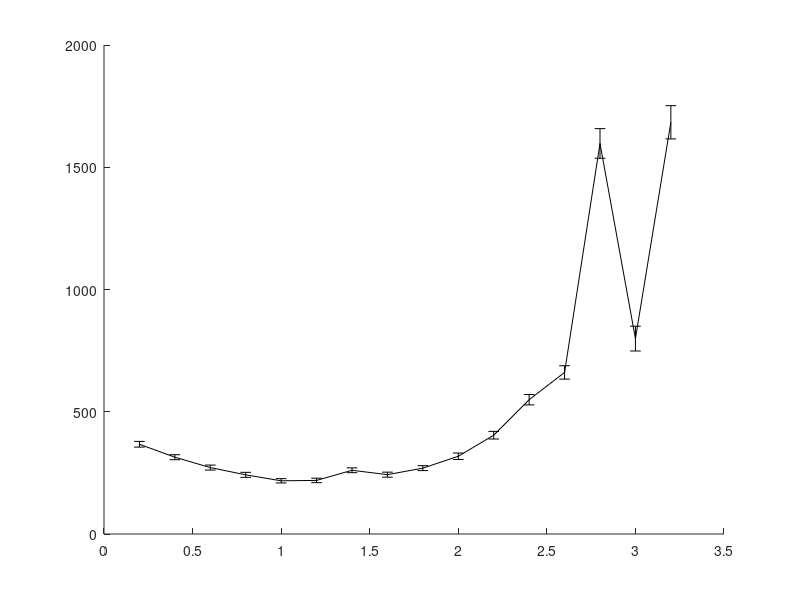

This chart was generated by the following MATLAB code: (Note: this script raises an error after producing the figure.)
% Performance comparison between the PCS, GD (with KDL) and the Hybrid
% approach. The experiment is in one scene with obstacles where the start and goal configurations
% are:
% State c_start = {0.5236, 1.74753, -1.8326, -1.4835,	1.5708,	0, 1.004278, 0.2729, 0.9486, -1.15011, 1.81001, -1.97739};
% State c_goal = {0.5236, 0.34907, 0.69813, -1.3963, 1.5708, 0, 0.7096, 1.8032, -1.7061, -1.6286, 1.9143, -2.0155}; // Robot 2 no backflip - Elbow down
% This while benchmarking the maximum step distance.
% With joint limits of the ABB robots.
% last updated: 09/04/17

clear all
clc

%%
planners = {'BiRRT','RRT','LazyRRT','SBL'};
plannerType = planners{1};
switch plannerType
    case 'BiRRT'
        D1 = load('Benchmark_BiRRT_PCS_3poles_rB.txt');
        D2 = load('Benchmark_BiRRT_GD_3poles_rB.txt');
        D3 = load('Benchmark_BiRRT_HB_3poles_rB.txt');
        D4 = load('Benchmark_BiRRT_RLX_eps5_3poles_rB.txt');
    case 'RRT'
        D1 = load('Benchmark_RRT_PCS_3poles_rB.txt'); D1 = D1(D1(:,3)==1,:);
        D2 = load('Benchmark_RRT_GD_3poles_rB.txt'); D2 = D2(D2(:,3)==1,:);
        D3 = load('Benchmark_RRT_HB_3poles_rB.txt'); D3 = D3(D3(:,3)==1,:);
    case 'LazyRRT'
        D1 = load('Benchmark_LazyRRT_PCS_3poles_rB.txt');
        D2 = load('Benchmark_LazyRRT_GD_3poles_rB.txt'); D2 = D2(D2(:,3)==1,:);
        D3 = load('Benchmark_RRT_HB_3poles_rB.txt');
    case 'SBL'
        D1 = load('Benchmark_SBL_PCS_3poles_rB.txt');
        D2 = load('Benchmark_SBL_GD_3poles_rB.txt');
        D3 = load('Benchmark_SBL_HB_3poles_rB.txt');
end

%% 
disp(['Results for ' plannerType ':']);


%%
% PCS
rd = sort(unique(D1(:,1)));
for i = 1:length(rd)
    M = D1(D1(:,1)==rd(i), 2:end);
    td(i) = mean(M(:,4))*1e3;
    td_ste(i) = 1e3*std(M(:,4))/sqrt(size(M,1));
end

%%
% GD
rg = sort(unique(D2(:,1)));
for i = 1:length(rg)
    M = D2(D2(:,1)==rg(i), 2:end);
%     disp([i-1 rg(i)  size(M,1)])
    tg(i) = mean(M(:,4))*1e3;
    tg_ste(i) = 1e3*std(M(:,4))/sqrt(size(M,1));
end

%%
% HB
rb = sort(unique(D3(:,1)));
for i = 1:length(rb)
    M = D3(D3(:,1)==rb(i), 2:end);
%     disp([i-1 rg(i)  size(M,1)])
    tb(i) = mean(M(:,4))*1e3;
    tb_ste(i) = 1e3*std(M(:,4))/sqrt(size(M,1));
end

%%
% RLX
rx = sort(unique(D4(:,1)));
for i = 1:length(rx)
    M = D4(D4(:,1)==rx(i), 2:end);
%     disp([i-1 rg(i)  size(M,1)])
    tx(i) = mean(M(:,3))*1e3;
    tx_ste(i) = 1e3*std(M(:,3))/sqrt(size(M,1));
end

%%
disp(' ');
[tdmin, id] = min(td);
[tgmin, ig] = min(tg);
[tbmin, ib] = min(tb);
[txmin, ix] = min(tx);


%%
h = figure(1);
clf
errorbar(rd,td,td_ste,'-k','linewidth',2);
hold on
errorbar(rg,tg,tg_ste,'--k','linewidth',2);
errorbar(rb,tb,tb_ste,':k','linewidth',2);
errorbar(rx,tx,tx_ste,':k','linewidth',2);
hold off
ylabel('mean runtime [msec]');
xlabel('max. local-connection distance');
legend('PCS','GD','HB');
% xlim([0 6]);
% xlim([min(rd) max(rd)]);

%% 
sS = rd(id);
tmin = tdmin;
D1 = D1(D1(:,1)==sS, 2:end);
verf = D1(:,1)==1;
suc = D1(:,2)==1;

D = D1;
disp('------------------------------------');
disp('PCS:');
disp(['Results of ' num2str(size(D,1)) ' queries.']);
disp(['Minimum avg. runtime is ' num2str(tmin) 'msec with d = ' num2str(sS) ]);
disp(['Percent of successful queries verified: ' num2str(sum(verf & suc)/sum(suc)*100) '%']);
disp(['Plan distance: ' num2str(D(1,3)) ]);
disp(['Avg. runtime: ' num2str(mean(D(:,4))*1e3)  ' +/- ' num2str(std(D(:,4))/sqrt(size(D,1))*1e3) ' msec ']);
disp(['Min. runtime: ' num2str(min(D(:,4))*1e3) ' msec ']);
disp(['Avg. nodes in path: ' num2str(floor(mean(D(:,10)))) ]);
disp(['Avg. nodes in trees: ' num2str(floor(mean(D(:,11)))) ]);
disp(['Avg. number of projections: ' num2str(floor(mean(D(:,5)))) ]);
disp(['Avg. local-connection time: ' num2str(mean(D(:,12)./D(:,13))*1e3)  ' +/- ' num2str(std(D(:,12)./D(:,13))/sqrt(size(D,1))*1e3) ' msec ']);
disp(['Avg. total local-connection time: ' num2str(mean(D(:,12))*1e3)  ' +/- ' num2str(std(D(:,12))/sqrt(size(D,1))*1e3) ' msec ']);
disp(['Avg. number of local connection checks: ' num2str(mean(D(:,13)))]);
disp(['Avg. collision check time: ' num2str(mean(D(:,8))*1e3) ' msec.']);
disp(['Percent of successful local connections: ' num2str(100*mean(D(:,14)./D(:,13)))]);

%%
sS = rg(ig);
tmin = tgmin;
D2 = D2(D2(:,1)==sS, 2:end);
verf = D2(:,1)==1;
suc = D2(:,2)==1;

D = D2;
disp('------------------------------------');
disp('GD:');
disp(['Results of ' num2str(size(D,1)) ' queries.']);
disp(['Minimum avg. runtime is ' num2str(tmin) 'msec with d = ' num2str(sS) ]);
disp(['Percent of successful queries verified: ' num2str(sum(verf & suc)/sum(suc)*100) '%']);
disp(['Plan distance: ' num2str(D(1,3)) ]);
disp(['Avg. runtime: ' num2str(mean(D(:,4))*1e3)  ' +/- ' num2str(std(D(:,4))/sqrt(size(D,1))*1e3) ' msec ']);
disp(['Min. runtime: ' num2str(min(D(:,4))*1e3) ' msec ']);
disp(['Avg. nodes in path: ' num2str(floor(mean(D(:,10)))) ]);
disp(['Avg. nodes in trees: ' num2str(floor(mean(D(:,11)))) ]);
disp(['Avg. number of projections: ' num2str(floor(mean(D(:,5)))) ]);
disp(['Avg. local-connection time: ' num2str(mean(D(:,12)./D(:,13))*1e3)  ' +/- ' num2str(std(D(:,12)./D(:,13))/sqrt(size(D,1))*1e3) ' msec ']);
disp(['Avg. total local-connection time: ' num2str(mean(D(:,12))*1e3)  ' +/- ' num2str(std(D(:,12))/sqrt(size(D,1))*1e3) ' msec ']);
disp(['Avg. number of local connection checks: ' num2str(mean(D(:,13)))]);
disp(['Avg. collision check time: ' num2str(mean(D(:,8))*1e3) ' msec.']);
disp(['Percent of successful local connections: ' num2str(100*mean(D(:,14)./D(:,13)))]);

%%
sS = rb(ib);
tmin = tbmin;
D3 = D3(D3(:,1)==sS, 2:end);
verf = D3(:,1)==1;
suc = D3(:,2)==1;

D = D3;
disp('------------------------------------');
disp('HB:');
disp(['Results of ' num2str(size(D,1)) ' queries.']);
disp(['Minimum avg. runtime is ' num2str(tmin) 'msec with d = ' num2str(sS) ]);
disp(['Percent of successful queries verified: ' num2str(sum(verf & suc)/sum(suc)*100) '%']);
disp(['Plan distance: ' num2str(D(1,3)) ]);
disp(['Avg. runtime: ' num2str(mean(D(:,4))*1e3)  ' +/- ' num2str(std(D(:,4))/sqrt(size(D,1))*1e3) ' msec ']);
disp(['Min. runtime: ' num2str(min(D(:,4))*1e3) ' msec ']);
disp(['Avg. nodes in path: ' num2str(floor(mean(D(:,10)))) ]);
disp(['Avg. nodes in trees: ' num2str(floor(mean(D(:,11)))) ]);
disp(['Avg. number of projections: ' num2str(floor(mean(D(:,5)))) ]);
disp(['Avg. local-connection time: ' num2str(mean(D(:,12)./D(:,13))*1e3)  ' +/- ' num2str(std(D(:,12)./D(:,13))/sqrt(size(D,1))*1e3) ' msec ']);
disp(['Avg. total local-connection time: ' num2str(mean(D(:,12))*1e3)  ' +/- ' num2str(std(D(:,12))/sqrt(size(D,1))*1e3) ' msec ']);
disp(['Avg. number of local connection checks: ' num2str(mean(D(:,13)))]);
disp(['Avg. collision check time: ' num2str(mean(D(:,8))*1e3) ' msec.']);
disp(['Percent of successful local connections: ' num2str(100*mean(D(:,14)./D(:,13)))]);

%%
sS = rx(ix);
tmin = txmin;
D4 = D4(D4(:,1)==sS, 2:end);
verf = D4(:,1)==1;
suc = D4(:,2)==1;

D = D4;
disp('------------------------------------');
disp('RLX:');
disp(['Results of ' num2str(size(D,1)) ' queries.']);
disp(['Minimum avg. runtime is ' num2str(tmin) 'msec with d = ' num2str(sS) ]);
disp(['Percent of successful queries verified: ' num2str(sum(verf & suc)/sum(suc)*100) '%']);
disp(['Plan distance: ' num2str(D(1,3)) ]);
disp(['Avg. runtime: ' num2str(mean(D(:,4))*1e3)  ' +/- ' num2str(std(D(:,4))/sqrt(size(D,1))*1e3) ' msec ']);
disp(['Min. runtime: ' num2str(min(D(:,4))*1e3) ' msec ']);
disp(['Avg. nodes in path: ' num2str(floor(mean(D(:,10)))) ]);
disp(['Avg. nodes in trees: ' num2str(floor(mean(D(:,11)))) ]);
disp(['Avg. number of projections: ' num2str(floor(mean(D(:,5)))) ]);
disp(['Avg. local-connection time: ' num2str(mean(D(:,12)./D(:,13))*1e3)  ' +/- ' num2str(std(D(:,12)./D(:,13))/sqrt(size(D,1))*1e3) ' msec ']);
disp(['Avg. total local-connection time: ' num2str(mean(D(:,12))*1e3)  ' +/- ' num2str(std(D(:,12))/sqrt(size(D,1))*1e3) ' msec ']);
disp(['Avg. number of local connection checks: ' num2str(mean(D(:,13)))]);
disp(['Avg. collision check time: ' num2str(mean(D(:,8))*1e3) ' msec.']);
disp(['Percent of successful local connections: ' num2str(100*mean(D(:,13)./D(:,12)))]);


%%
disp(' ');
disp(['Best speed-up: t_{pcs}/t_{gd} = ' num2str(tdmin/tgmin) ]);
disp(['Best speed-up: t_{hb}/t_{gd} = ' num2str(tbmin/tgmin) ]);
disp(['Best speed-up: t_{hb}/t_{pcs} = ' num2str(tbmin/tdmin) ]);

%%
%%
%%
% PCS
td = D1(:,4);
maxT = max(td);
T1 = linspace(0,maxT,100);
T1 = T1(2:end);
for i = 1:length(T1)
    sd = td < T1(i);
    md(i) = mean(td(sd));
    Md(i) = 1-sum(sd)/length(td);
end
%%
% GD
tg = D2(:,4);
maxT = max(tg);
T2 = linspace(0,maxT,1000);
T2 = T2(2:end);
for i = 1:length(T2)
    sg = tg < T2(i);
    mg(i) = mean(tg(sg));
    Mg(i) = 1-sum(sg)/length(tg);
end

%%
% HB
tb = D3(:,4);
maxT = max(tg);
T3 = linspace(0,maxT,1000);
T3 = T3(2:end);
for i = 1:length(T3)
    sb = tb < T3(i);
    mb(i) = mean(tb(sb));
    Mb(i) = 1-sum(sb)/length(tb);
end

%%
% RLX
tx = D4(:,4);
maxT = max(tg);
T4 = linspace(0,maxT,1000);
T4 = T4(2:end);
for i = 1:length(T4)
    sx = tx < T4(i);
    mx(i) = mean(tx(sx));
    Mx(i) = 1-sum(sx)/length(tx);
end
%%
h = figure(2);
clf
plot(T1,Md*100,'-k','linewidth',2);
hold on
plot(T2,Mg*100,'--k','linewidth',2);
plot(T3,Mb*100,':k','linewidth',2);
plot(T4,Mx*100,'.-k','linewidth',2);
hold off
xlabel('maximum runtime [sec]');
ylabel('failure rate [%]');
legend('PCS','GD','HB');
xlim([0 max([T1 T2])]);
title(plannerType);
